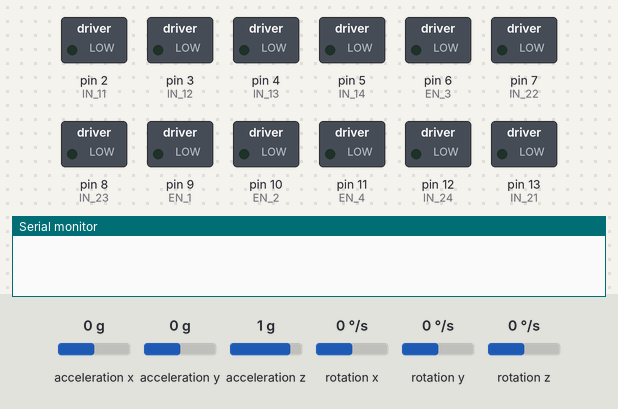
A sketch run on a simulated Arduino Uno, built with avr-gcc and run on an emulated ATmega328P. On the bench: switched loads named in the sketch (green lamp = pin HIGH), the last lines printed to the serial monitor. The test bench sets the inputs (shaded band); at power-on: acceleration x 0 g, acceleration y 0 g, acceleration z 1 g, rotation x 0 °/s, rotation y 0 °/s, rotation z 0 °/s.

Above: at 0.1 s.
At 3.1 s:
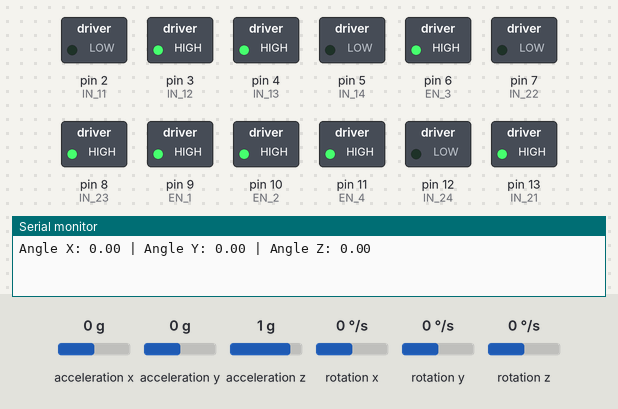
Timing chart, 0 to 4.6 s (numbered marks = the images above):
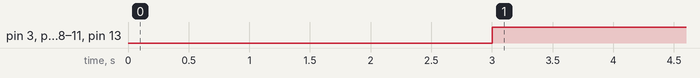

The sketch:

che_b2_6.ino
```cpp
#include <MPU6050_light.h>
#include <Wire.h>
//#include <SoftwareSerial.h>

// Initialize the IMU
MPU6050 mpu(Wire);

// Bluetooth module connected to pins 1 (TX) and 0 (RX)
//SoftwareSerial BTSerial(1, 0);

// Define the motor control pins based on your setup
#define IN_11 2  // L298N #1, IN4 for IN4 for Back Left motor
#define IN_12 3  // L298N #1, IN3 for IN3 for Back Left motor
#define IN_13 4  // L298N #1, IN2 for Back Right motor
#define IN_14 5  // L298N #1, IN1 for Back Right motor
#define EN_1 9   // Enable pin for L298N #1 (Back motors)
#define EN_2 10  // Enable pin for L298N #1 (Back motors)

#define IN_21 13  // L298N #2, IN4 for Front Right motor
#define IN_22 7   // L298N #2, IN3 for Front Right motor
#define IN_23 8   // L298N #2, IN2 for Front Left motor
#define IN_24 12  // L298N #2, IN1 for Front Left motor
#define EN_3 6    // Enable pin for L298N #2 (Front motors)
#define EN_4 11   // Enable pin for L298N #2 (Front motors)

void setup() {
  Wire.begin();
  mpu.begin();
  mpu.calcGyroOffsets();
  // Calibrate the gyro, hold the robot still during calibration

  // Initialize motor control pins as outputs
  pinMode(IN_11, OUTPUT);
  pinMode(IN_12, OUTPUT);
  pinMode(IN_13, OUTPUT);
  pinMode(IN_14, OUTPUT);
  pinMode(EN_1, OUTPUT);
  pinMode(EN_2, OUTPUT);

  pinMode(IN_21, OUTPUT);
  pinMode(IN_22, OUTPUT);
  pinMode(IN_23, OUTPUT);
  pinMode(IN_24, OUTPUT);
  pinMode(EN_3, OUTPUT);
  pinMode(EN_4, OUTPUT);

  //BTSerial.begin(9600);  // Initialize Bluetooth Serial communication
  Serial.begin(9600);  // Initialize Serial communication for debugging
}

void loop() {
  mpu.update();  // Update IMU data

  // Move forward
  digitalWrite(IN_11, LOW);
  digitalWrite(IN_12, HIGH);
  digitalWrite(IN_13, HIGH);
  digitalWrite(IN_14, LOW);
  digitalWrite(IN_21, HIGH);
  digitalWrite(IN_22, LOW);
  digitalWrite(IN_23, HIGH);
  digitalWrite(IN_24, LOW);

  // Enable all motors
  analogWrite(EN_1, 255);  // Full speed for front motors
  analogWrite(EN_2, 255);  // Full speed for front motors
  analogWrite(EN_3, 255);  // Full speed for back motors
  analogWrite(EN_4, 255);  // Full speed for back motors

  // Send IMU data to Bluetooth Serial Monitor app
  Serial.print("Angle X: ");
  Serial.print(mpu.getAngleX());
  Serial.print(" | Angle Y: ");
  Serial.print(mpu.getAngleY());
  Serial.print(" | Angle Z: ");
  Serial.println(mpu.getAngleZ());

  delay(100);  // Short delay to stabilize readings
}
```

Measured:
- by itself, pin 3 (IN_12), pin 4 (IN_13), pin 6 (EN_3), pin 8 (IN_23), pin 9 (EN_1), pin 10 (EN_2), pin 11 (EN_4), pin 13 (IN_21): LOW → HIGH at 3.0 s
